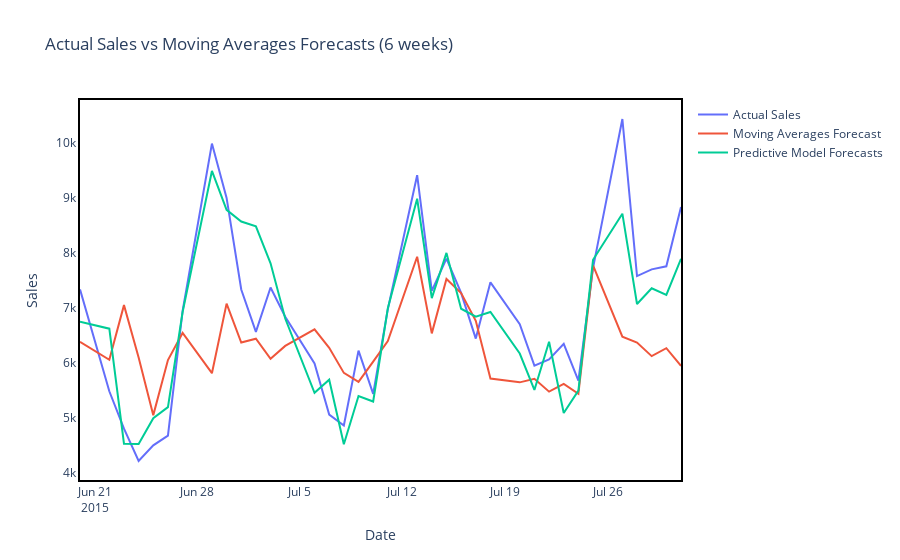
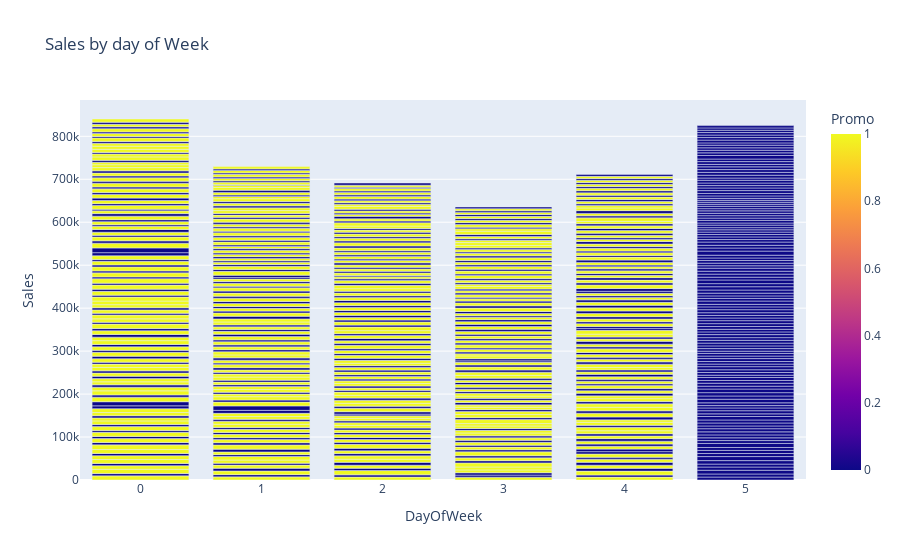
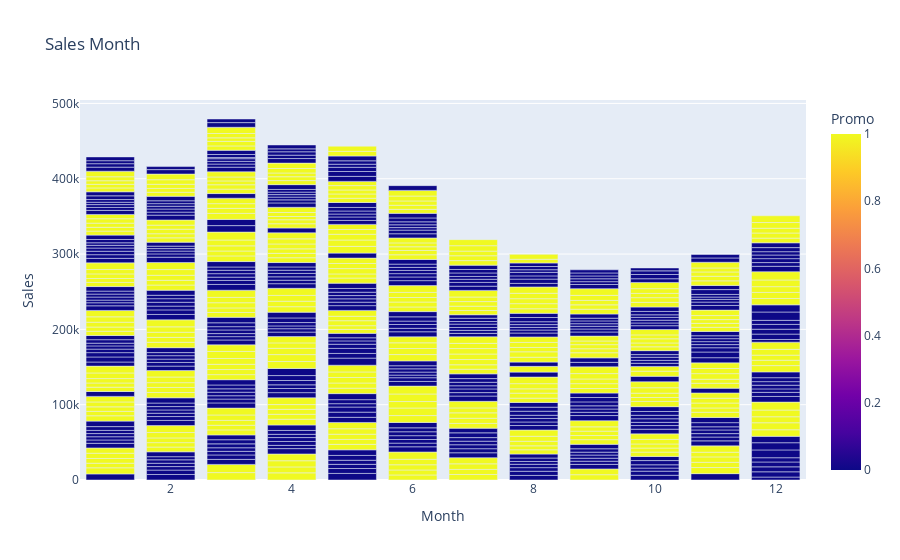

Notebook source saved alongside these figures, in order:
### Code cell
stacked(627)

### Figure 1 — Plotly figure (JSON) as saved in the notebook; plotly's stock layout.template omitted (floating-point values rounded to 4 significant figures)
{"data": [{"name": "Actual Sales", "type": "scatter", "x": ["2015-07-31T00:00:00", "2015-07-30T00:00:00", "2015-07-29T00:00:00", "2015-07-28T00:00:00", "2015-07-27T00:00:00", "2015-07-25T00:00:00", "2015-07-24T00:00:00", "2015-07-23T00:00:00", "2015-07-22T00:00:00", "2015-07-21T00:00:00", "2015-07-20T00:00:00", "2015-07-18T00:00:00", "2015-07-17T00:00:00", "2015-07-16T00:00:00", "2015-07-15T00:00:00", "2015-07-14T00:00:00", "2015-07-13T00:00:00", "2015-07-11T00:00:00", "2015-07-10T00:00:00", "2015-07-09T00:00:00", "2015-07-08T00:00:00", "2015-07-07T00:00:00", "2015-07-06T00:00:00", "2015-07-04T00:00:00", "2015-07-03T00:00:00", "2015-07-02T00:00:00", "2015-07-01T00:00:00", "2015-06-30T00:00:00", "2015-06-29T00:00:00", "2015-06-27T00:00:00", "2015-06-26T00:00:00", "2015-06-25T00:00:00", "2015-06-24T00:00:00", "2015-06-23T00:00:00", "2015-06-22T00:00:00", "2015-06-20T00:00:00"], "y": [8837, 7760, 7705, 7583, 10438, 7732, 5685, 6351, 6067, 5956, 6710, 7469, 6447, 7278, 7901, 7314, 9416, 6981, 5442, 6228, 4868, 5065, 5995, 6843, 7375, 6568, 7339, 9003, 9991, 6949, 4684, 4507, 4222, 4810, 5489, 7341]}, {"name": "Moving Averages Forecast", "type": "scatter", "x": ["2015-07-31T00:00:00", "2015-07-30T00:00:00", "2015-07-29T00:00:00", "2015-07-28T00:00:00", "2015-07-27T00:00:00", "2015-07-25T00:00:00", "2015-07-24T00:00:00", "2015-07-23T00:00:00", "2015-07-22T00:00:00", "2015-07-21T00:00:00", "2015-07-20T00:00:00", "2015-07-18T00:00:00", "2015-07-17T00:00:00", "2015-07-16T00:00:00", "2015-07-15T00:00:00", "2015-07-14T00:00:00", "2015-07-13T00:00:00", "2015-07-11T00:00:00", "2015-07-10T00:00:00", "2015-07-09T00:00:00", "2015-07-08T00:00:00", "2015-07-07T00:00:00", "2015-07-06T00:00:00", "2015-07-04T00:00:00", "2015-07-03T00:00:00", "2015-07-02T00:00:00", "2015-07-01T00:00:00", "2015-06-30T00:00:00", "2015-06-29T00:00:00", "2015-06-27T00:00:00", "2015-06-26T00:00:00", "2015-06-25T00:00:00", "2015-06-24T00:00:00", "2015-06-23T00:00:00", "2015-06-22T00:00:00", "2015-06-20T00:00:00"], "y": [5950.0, 6272.0, 6128.0, 6376.0, 6481.0, 7776.0, 5443.0, 5624.0, 5482.0, 5717.0, 5651.0, 5721.0, 6770.0, 7273.0, 7530.0, 6542.0, 7934.0, 6403.0, 6029.0, 5661.0, 5824.0, 6280.0, 6614.0, 6314.0, 6080.0, 6446.0, 6376.0, 7082.0, 5818.0, 6549.0, 6056.0, 5056.0, 6105.0, 7055.0, 6063.0, 6389.0, 6476.0, 6440.0, 7386.0, 7111.0, 7306.0, 6276.0]}, {"name": "Predictive Model Forecasts", "type": "scatter", "x": ["2015-07-31T00:00:00", "2015-07-30T00:00:00", "2015-07-29T00:00:00", "2015-07-28T00:00:00", "2015-07-27T00:00:00", "2015-07-25T00:00:00", "2015-07-24T00:00:00", "2015-07-23T00:00:00", "2015-07-22T00:00:00", "2015-07-21T00:00:00", "2015-07-20T00:00:00", "2015-07-18T00:00:00", "2015-07-17T00:00:00", "2015-07-16T00:00:00", "2015-07-15T00:00:00", "2015-07-14T00:00:00", "2015-07-13T00:00:00", "2015-07-11T00:00:00", "2015-07-10T00:00:00", "2015-07-09T00:00:00", "2015-07-08T00:00:00", "2015-07-07T00:00:00", "2015-07-06T00:00:00", "2015-07-04T00:00:00", "2015-07-03T00:00:00", "2015-07-02T00:00:00", "2015-07-01T00:00:00", "2015-06-30T00:00:00", "2015-06-29T00:00:00", "2015-06-27T00:00:00", "2015-06-26T00:00:00", "2015-06-25T00:00:00", "2015-06-24T00:00:00", "2015-06-23T00:00:00", "2015-06-22T00:00:00", "2015-06-20T00:00:00"], "y": [7897.0, 7242.0, 7362.0, 7075.0, 8717.0, 7879.0, 5501.0, 5096.0, 6389.0, 5514.0, 6175.0, 6930.0, 6846.0, 6990.0, 8005.0, 7183.0, 8988.0, 6998.0, 5303.0, 5403.0, 4528.0, 5700.0, 5462.0, 6811.0, 7815.0, 8486.0, 8574.0, 8788.0, 9493.0, 6930.0, 5201.0, 5001.0, 4533.0, 4537.0, 6627.0, 6752.0]}], "layout": {"legend": {"tracegroupgap": 0}, "paper_bgcolor": "rgba(0, 10, 0, 0)", "plot_bgcolor": "rgba(0, 0, 0, 0)", "showlegend": true, "title": {"text": "Actual Sales vs Moving Averages Forecasts (6 weeks)"}, "xaxis": {"anchor": "y", "domain": [0, 1], "linecolor": "black", "linewidth": 2, "mirror": true, "showline": true, "title": {"text": "Date"}}, "yaxis": {"anchor": "x", "domain": [0, 1], "linecolor": "black", "linewidth": 2, "mirror": true, "showline": true, "title": {"text": "Sales"}}}}

### Figure 2 — Plotly figure (JSON) as saved in the notebook; plotly's stock layout.template omitted (floating-point values rounded to 4 significant figures; data arrays with more than 128 entries replaced by an {"elided": "..."} marker saying what was removed)
{"data": [{"alignmentgroup": "True", "hovertemplate": "DayOfWeek=%{x}<br>Sales=%{y}<br>Promo=%{marker.color}<extra></extra>", "legendgroup": "", "marker": {"color": {"elided": "745 int values"}, "coloraxis": "coloraxis"}, "name": "", "offsetgroup": "", "orientation": "v", "showlegend": false, "textposition": "auto", "type": "bar", "x": {"elided": "745 int values"}, "xaxis": "x", "y": {"elided": "745 int values"}, "yaxis": "y"}], "layout": {"barmode": "relative", "coloraxis": {"colorbar": {"title": {"text": "Promo"}}, "colorscale": [[0, "#0d0887"], [0.1111, "#46039f"], [0.2222, "#7201a8"], [0.3333, "#9c179e"], [0.4444, "#bd3786"], [0.5556, "#d8576b"], [0.6667, "#ed7953"], [0.7778, "#fb9f3a"], [0.8889, "#fdca26"], [1, "#f0f921"]]}, "legend": {"tracegroupgap": 0}, "title": {"text": "Sales by day of Week"}, "xaxis": {"anchor": "y", "domain": [0, 1], "title": {"text": "DayOfWeek"}}, "yaxis": {"anchor": "x", "domain": [0, 1], "title": {"text": "Sales"}}}}

### Figure 3 — Plotly figure (JSON) as saved in the notebook; plotly's stock layout.template omitted (floating-point values rounded to 4 significant figures; data arrays with more than 128 entries replaced by an {"elided": "..."} marker saying what was removed)
{"data": [{"alignmentgroup": "True", "hovertemplate": "Month=%{x}<br>Sales=%{y}<br>Promo=%{marker.color}<extra></extra>", "legendgroup": "", "marker": {"color": {"elided": "745 int values"}, "coloraxis": "coloraxis"}, "name": "", "offsetgroup": "", "orientation": "v", "showlegend": false, "textposition": "auto", "type": "bar", "x": {"elided": "745 int values"}, "xaxis": "x", "y": {"elided": "745 int values"}, "yaxis": "y"}], "layout": {"barmode": "relative", "coloraxis": {"colorbar": {"title": {"text": "Promo"}}, "colorscale": [[0, "#0d0887"], [0.1111, "#46039f"], [0.2222, "#7201a8"], [0.3333, "#9c179e"], [0.4444, "#bd3786"], [0.5556, "#d8576b"], [0.6667, "#ed7953"], [0.7778, "#fb9f3a"], [0.8889, "#fdca26"], [1, "#f0f921"]]}, "legend": {"tracegroupgap": 0}, "title": {"text": "Sales Month"}, "xaxis": {"anchor": "y", "domain": [0, 1], "title": {"text": "Month"}}, "yaxis": {"anchor": "x", "domain": [0, 1], "title": {"text": "Sales"}}}}
